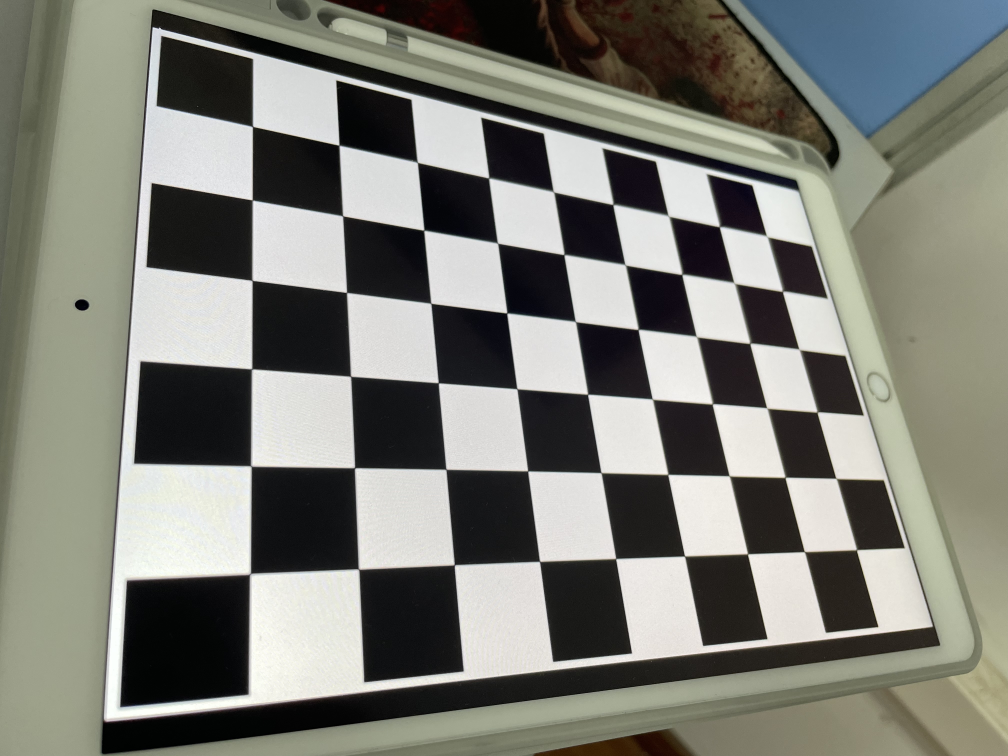
#> input picture Stereo/pic/IMG_2636.JPG, 4032 x 3024 px, given as the content of the folder ./even/右1, which was not available (shown at 1/4 size)
$ python stereoStandard.py
#> lines starting #> are read from the running program, lines starting #| are printed output that depends on the picture; pictures that were not available may be replaced by others from this repository, and a replacement may not be noted
import cv2
import numpy as np
import os
import glob


# [29 lines left out: functions scan_all_pic, scan_one_pic, not called in this run]


def standard(path, corner_shape):
    """
    使用原版的寻找角点函数，显式进行精细化，速度快
    :return:
    """
#> called with path = './even/右1/*.jpg', corner_shape = (8, 11)
    # 设置寻找亚像素角点的参数，采用的停止准则是最大循环次数30和最大误差容限0.001
    criteria = (cv2.TERM_CRITERIA_MAX_ITER | cv2.TERM_CRITERIA_EPS, 30, 0.001)
    h, w = corner_shape
    # 获取标定板角点的位置
    objp = np.zeros((h * w, 3), np.float32)
    objp[:, :2] = np.mgrid[0:w, 0:h].T.reshape(-1, 2)  # 将世界坐标系建在标定板上，所有点的Z坐标全部为0，所以只需要赋值x和y
    obj_points = []  # 存储3D点
    img_points = []  # 存储2D点
    images = glob.glob(path)
    for fname in images:
        img = cv2.imread(fname)
#> img is the input picture: shape (3024, 4032, 3); mean B, G, R 118.5, 126.3, 125.6
        cv2.namedWindow('img', cv2.WINDOW_NORMAL)
        cv2.imshow('img', img)
        gray = cv2.cvtColor(img, cv2.COLOR_BGR2GRAY)
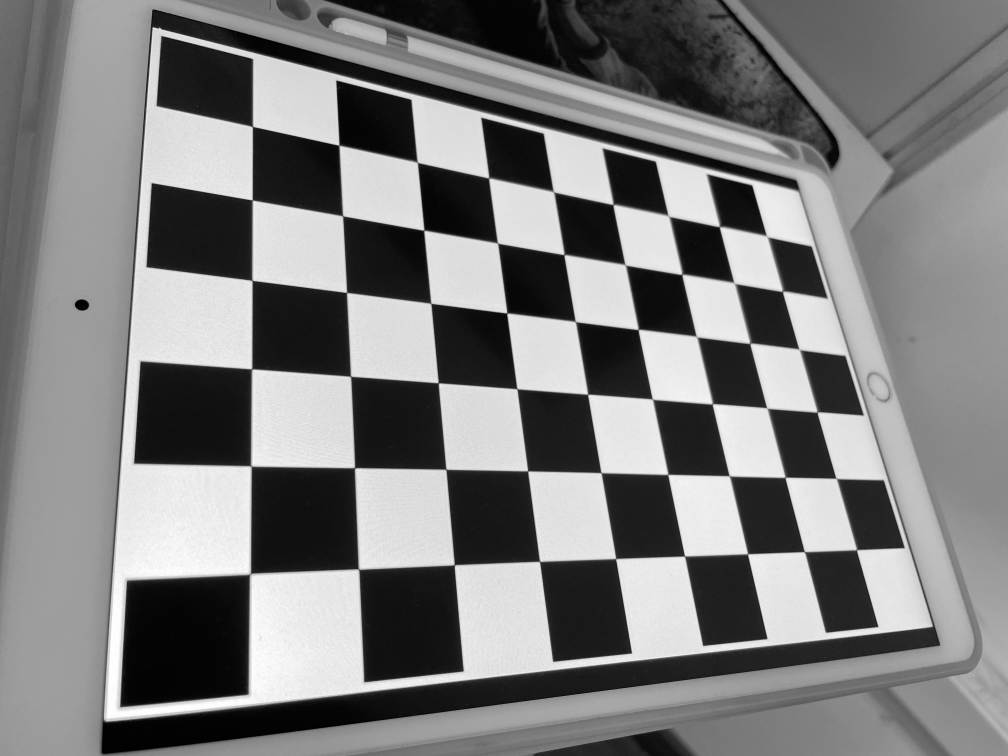
#> gray: shape (3024, 4032) (shown at 1/4 size); min 0, max 255, mean 125.2
        size = gray.shape[::-1]
#> size = (4032, 3024)
        ret, corners = cv2.findChessboardCorners(gray, (h, w))
#> ret = False; corners = None
        # print(ret)
        # print(corners.shape)
        if ret:
            obj_points.append(objp)
            corners2 = cv2.cornerSubPix(gray, corners, (5, 5), (-1, -1), criteria)  # 在原角点的基础上寻找亚像素角点
            # print(corners2)
            if [corners2]:
                img_points.append(corners2)
            else:
                img_points.append(corners)

            cv2.drawChessboardCorners(img, (w, h), corners, ret)  # 记住，OpenCV的绘制函数一般无返回值
            cv2.imshow('img', img)
            # cv2.waitKey(0)

    print(len(img_points))
    cv2.destroyAllWindows()
    # 标定
#> (the run stopped early here; a loop or call above may not have finished)

$ run again, on Stereo/pic/IMG_2637.JPG
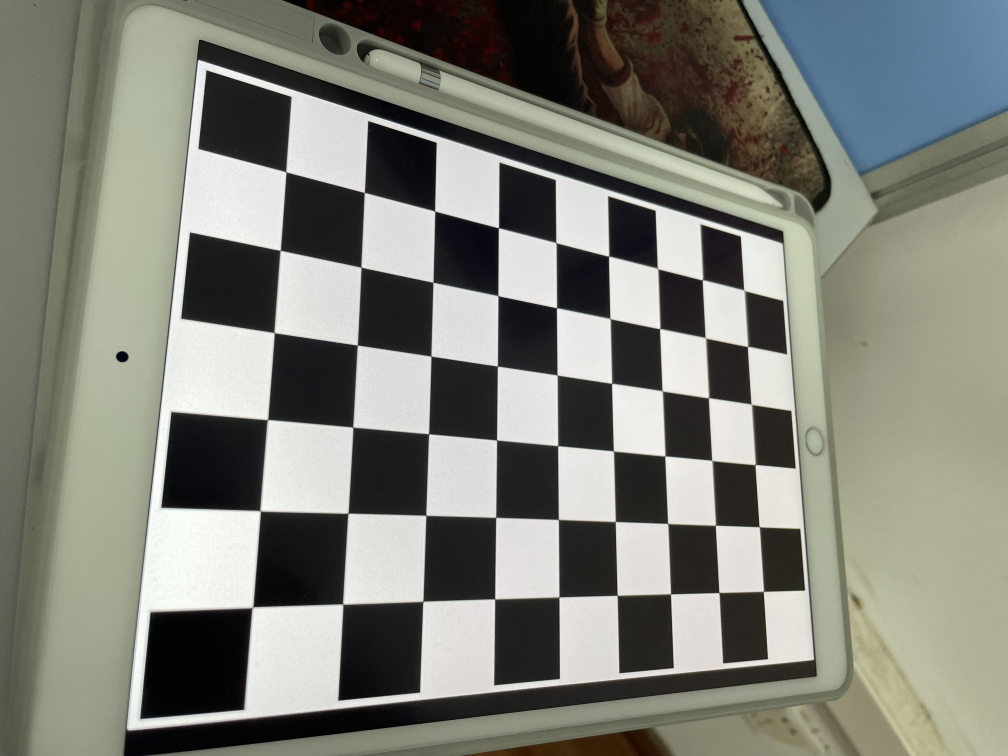
#> input picture Stereo/pic/IMG_2637.JPG, 4032 x 3024 px, given as the content of the folder ./even/右1, which was not available (shown at 1/4 size)
#> in standard, img is the input picture: shape (3024, 4032, 3); mean B, G, R 120.5, 129.2, 127.8
#> in standard, `gray = cv2.cvtColor(img, cv2.COLOR_BGR2GRAY)`:
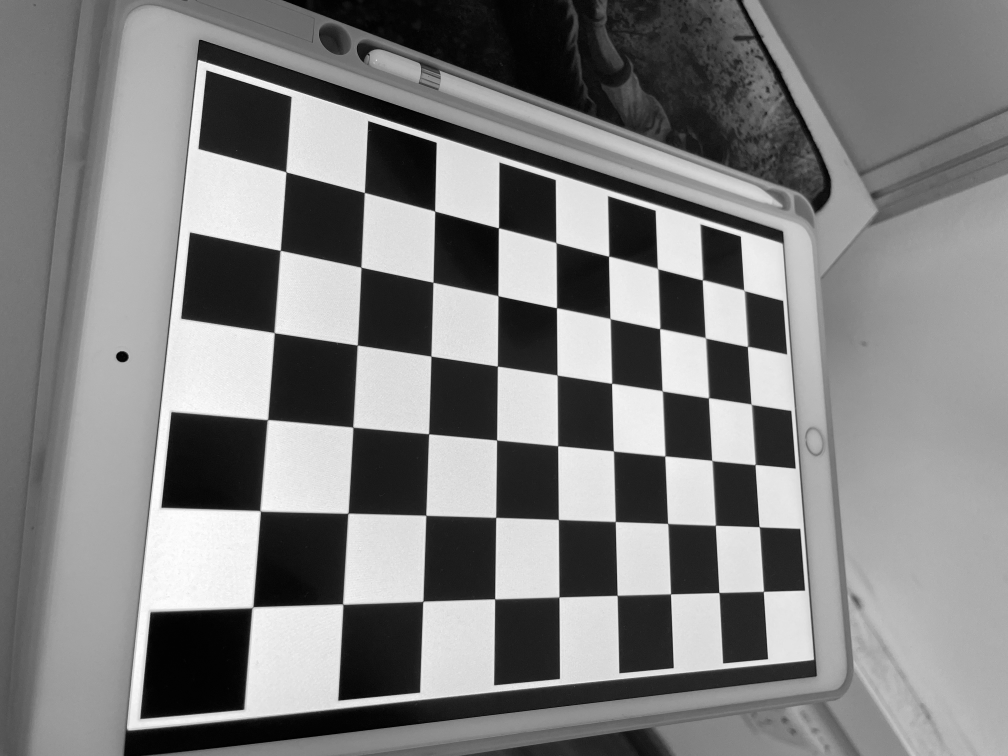
#> gray: shape (3024, 4032) (shown at 1/4 size); min 0, max 255, mean 127.8
#> ret = False; corners = None

$ run again, on Stereo/pic/IMG_2638.JPG
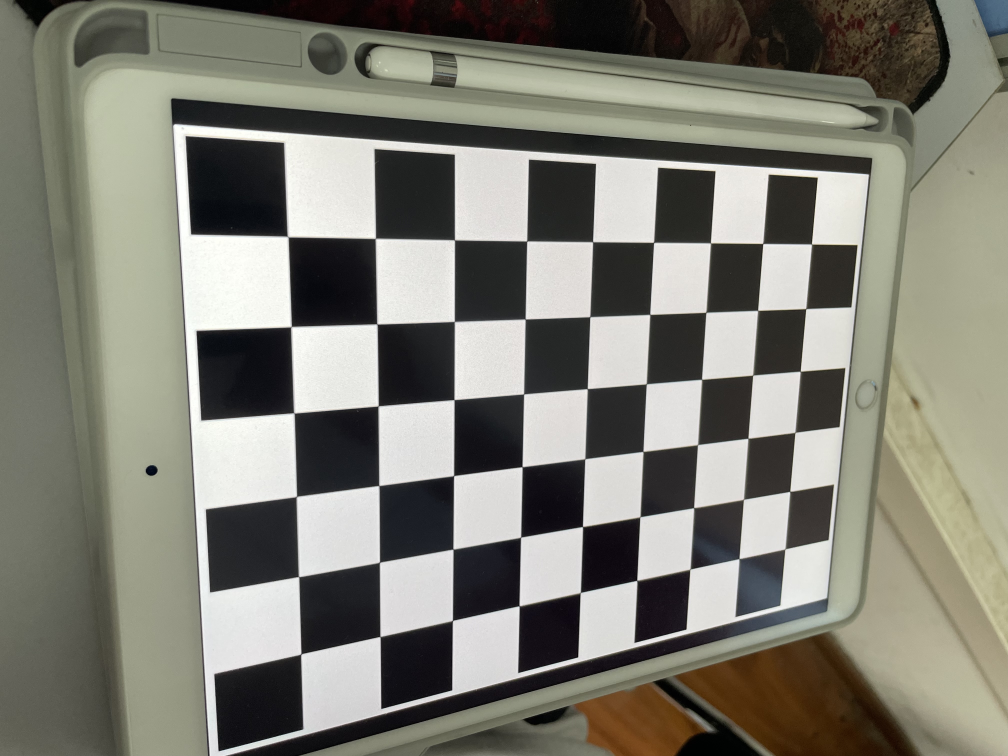
#> input picture Stereo/pic/IMG_2638.JPG, 4032 x 3024 px, given as the content of the folder ./even/右1, which was not available (shown at 1/4 size)
#> in standard, img is the input picture: shape (3024, 4032, 3); mean B, G, R 116.1, 126.1, 127.1
#> in standard, `gray = cv2.cvtColor(img, cv2.COLOR_BGR2GRAY)`:
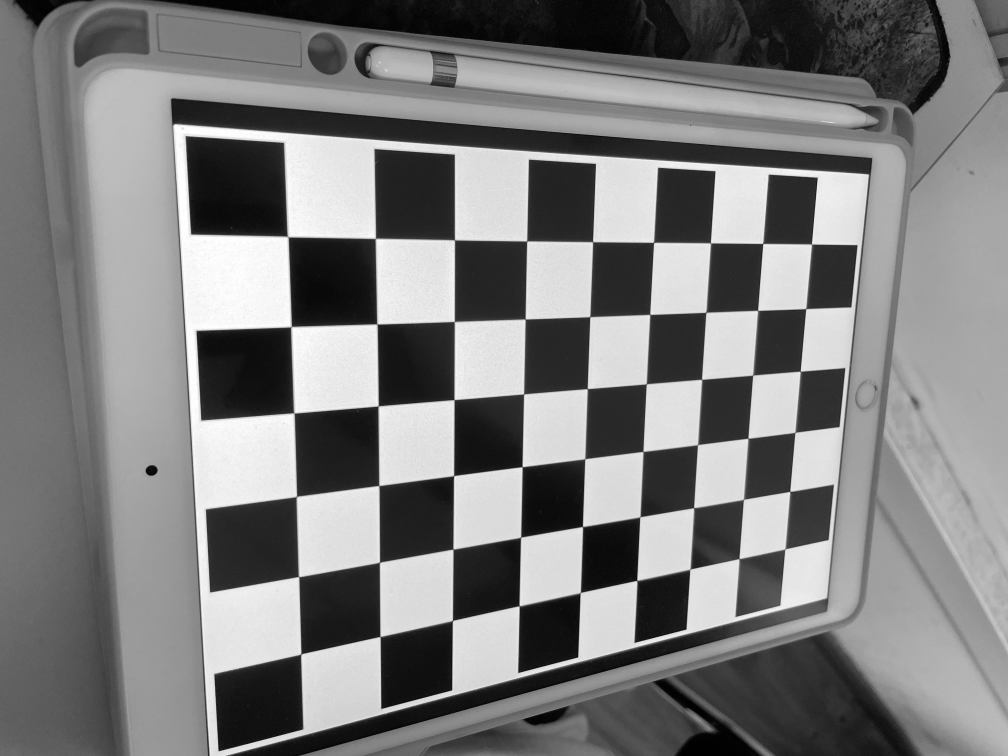
#> gray: shape (3024, 4032) (shown at 1/4 size); min 0, max 255, mean 125.2
#> ret = False; corners = None
